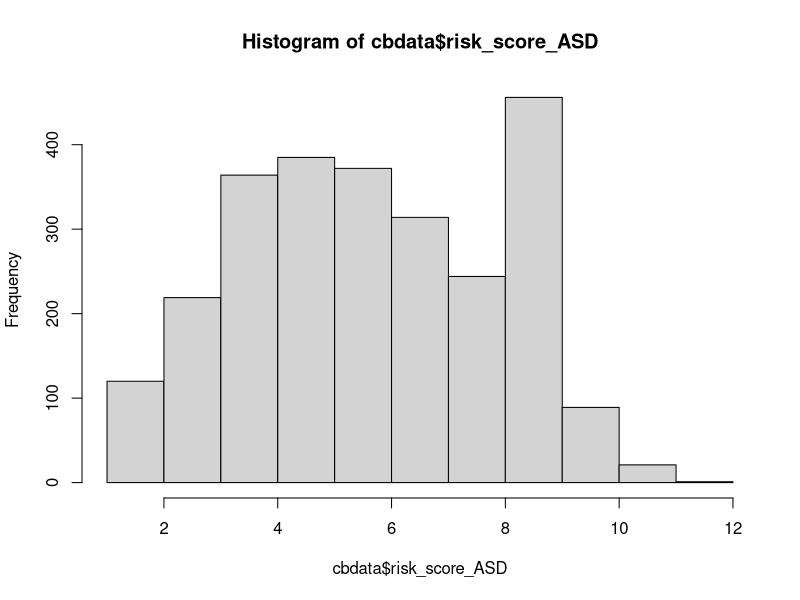
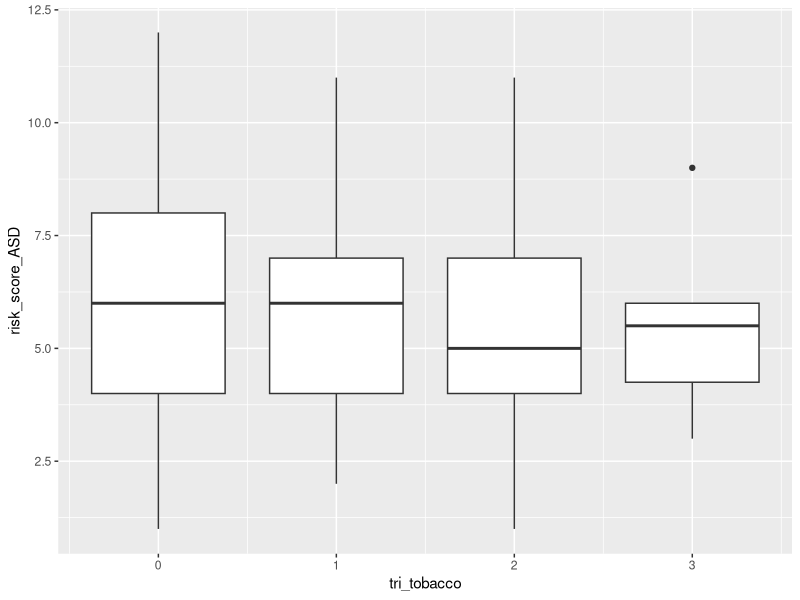
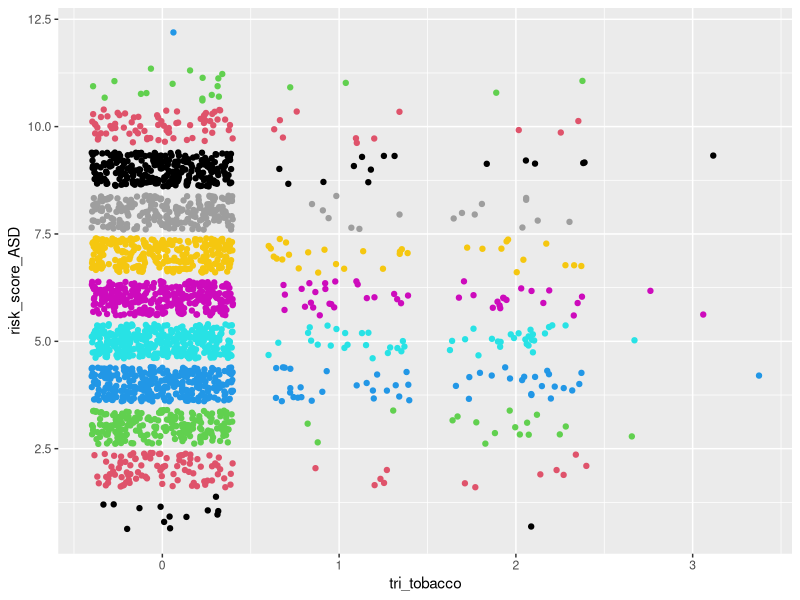
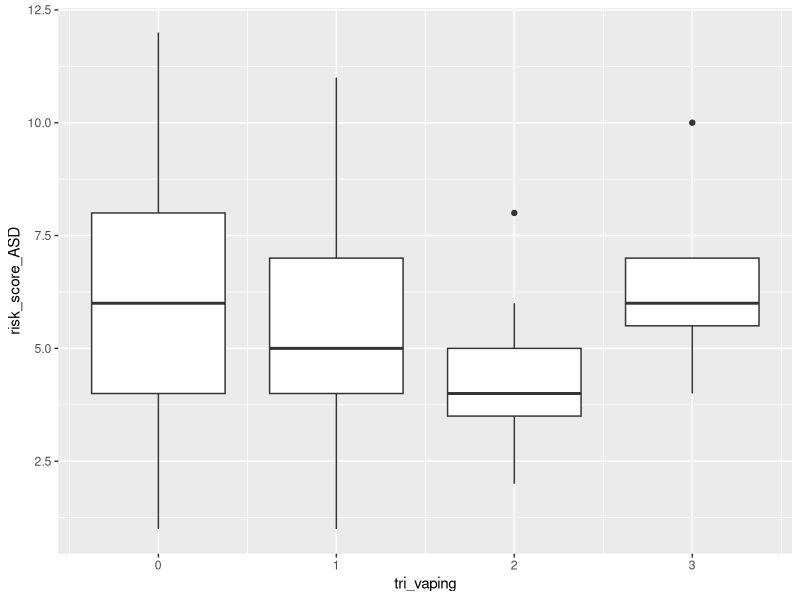
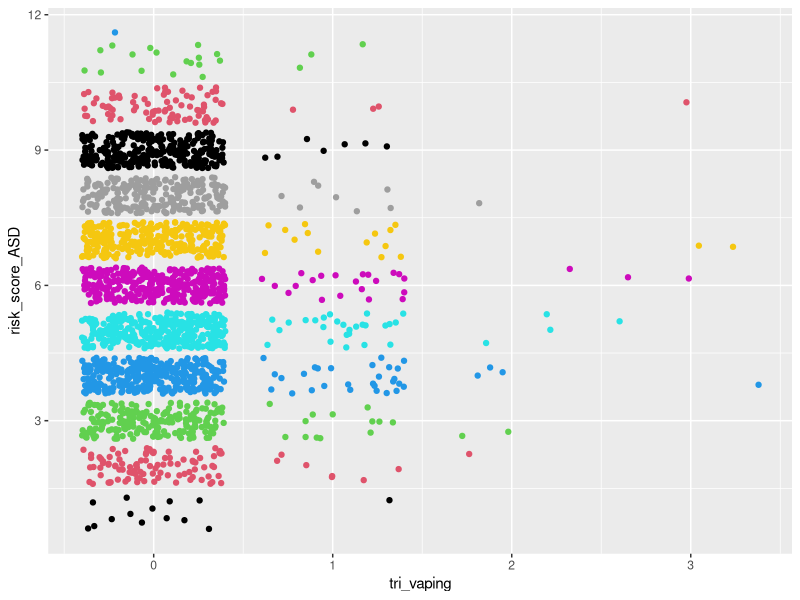
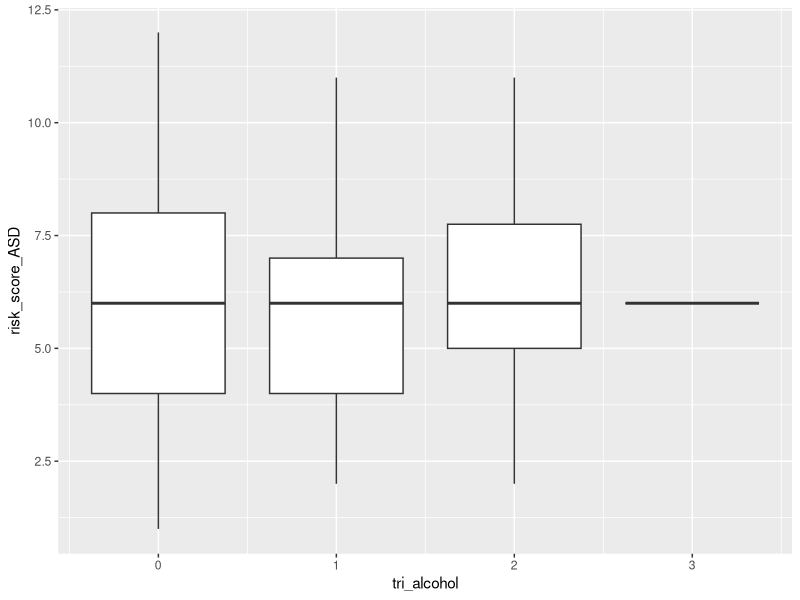
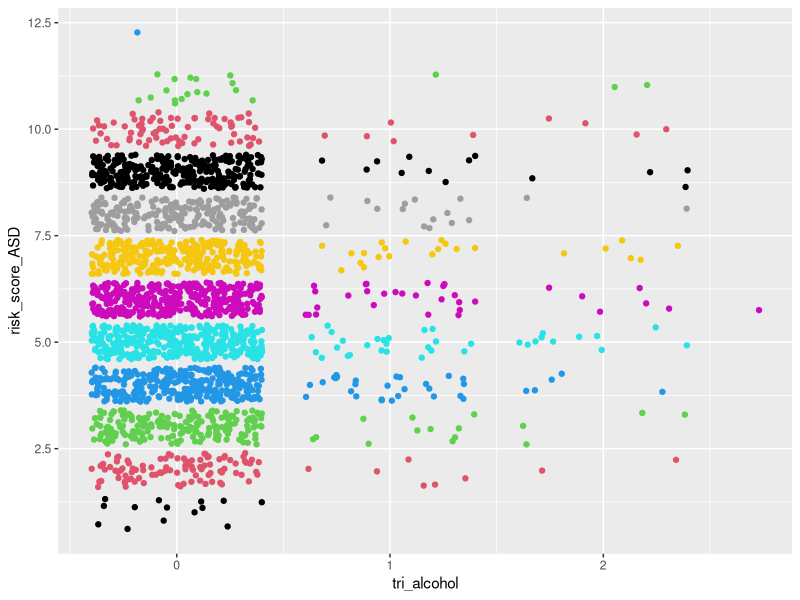
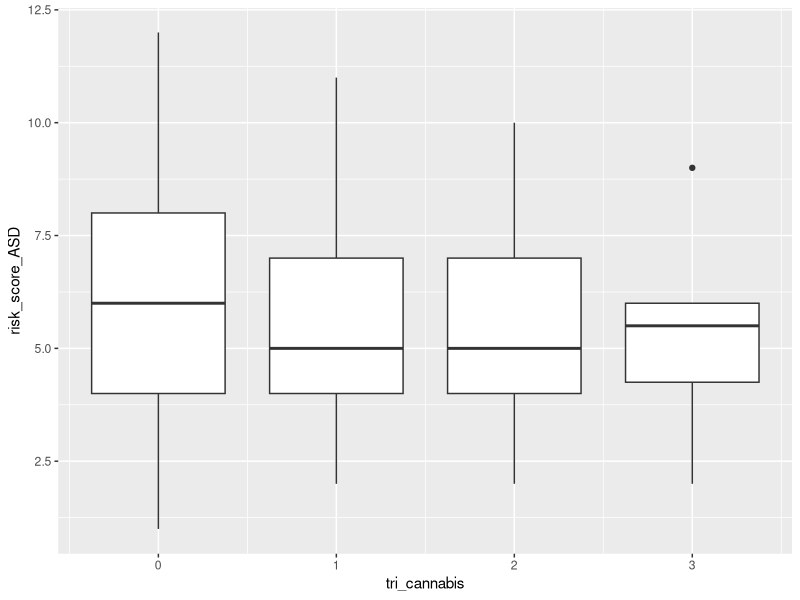

Recreate these plots in R, in order.
## ---- chunk 1
#load packages
library(readr)
library(dplyr)
library(stringr)
## ---- chunk 2
#load data
cbdata <- read_csv("ChatterBabyData.csv")
## ---- chunk 3
mean(cbdata$risk_score_ASD)
var(cbdata$risk_score_ASD)
hist(cbdata$risk_score_ASD)
## ---- chunk 4
which(colnames(cbdata) == "mat_dep"):which(colnames(cbdata) == "momfever")
cbdata[,c(126:133)][is.na(cbdata[,c(126:133)])] <- 0

cbdata$art[is.na(cbdata$art)] <- 0 
cbdata$asd_genetic[is.na(cbdata$asd_genetic)] <- 0 

#fix some NA's in totalpregnancies by setting to number of live births
cbdata$totalpregnancies[which(is.na(cbdata$totalpregnancies) == TRUE & is.na(cbdata$momlivebirths) == FALSE)] <- 
cbdata$momlivebirths[which(is.na(cbdata$totalpregnancies) == TRUE & is.na(cbdata$momlivebirths) == FALSE)]

#fix some NA's in totalpregnancies by setting to 1 if no siblings and not adopted
cbdata$totalpregnancies[which(is.na(cbdata$totalpregnancies) == TRUE & cbdata$birthordertotal == 0 & cbdata$adoption == 0)] <- 1

# set live births to number of total pregnancies 
# if number of total pregnancies = number of total siblings + 1(baby)
# so as to not include miscarriages
cbdata$momlivebirths[which((is.na(cbdata$momlivebirths) == TRUE) &
                           (cbdata$totalpregnancies == (cbdata$birthordertotal + 1)))] <-
  cbdata$totalpregnancies[which((is.na(cbdata$momlivebirths) == TRUE) & 
                                (cbdata$totalpregnancies == (cbdata$birthordertotal + 1)))]

# set live births to number of total pregnancies 
# if number of total pregnancies = number of full siblings + 1(baby) 
# so as to not include miscarriages (where birthordertotal = 0 because of NA in olderhalfsiblings)
cbdata$momlivebirths[which((is.na(cbdata$momlivebirths) == TRUE) &
                           (cbdata$totalpregnancies == (cbdata$numberfullsiblings + 1)))] <-
  cbdata$totalpregnancies[which((is.na(cbdata$momlivebirths) == TRUE) & 
                                (cbdata$totalpregnancies == (cbdata$numberfullsiblings + 1)))]

# set live births to number of full siblings + 1
# if number of total pregnancies > number of full siblings and 
# number of older half siblings = 0 so as to not include children only from father and miscarriages
cbdata$momlivebirths[which((is.na(cbdata$momlivebirths) == TRUE) & 
                           (cbdata$totalpregnancies > cbdata$numberfullsiblings) &
                           cbdata$olderhalfsiblings == 0 )] <-
  cbdata$numberfullsiblings[which((is.na(cbdata$momlivebirths) == TRUE) & 
                                  (cbdata$totalpregnancies > cbdata$numberfullsiblings) &
                                  cbdata$olderhalfsiblings == 0 )] + 1
## ---- chunk 5
# classify as post partum psychosis
cbdata <- cbdata %>% mutate(maternalpregnancyproblems___20 = replace(maternalpregnancyproblems___20, maternalpregnancyproblems_other == "post partum anxiety" | maternalpregnancyproblems_other == "Post partum anxiety" | maternalpregnancyproblems_other == "Post-partum anxiety" | maternalpregnancyproblems_other == "Postpartum hemorrhaging" | maternalpregnancyproblems_other == "Perinatal anxiety",1))
cbdata <- cbdata %>% mutate(maternalpregnancyproblems_other = replace(maternalpregnancyproblems_other, maternalpregnancyproblems_other == "post partum anxiety" | maternalpregnancyproblems_other == "Post partum anxiety" | maternalpregnancyproblems_other == "Post-partum anxiety" | maternalpregnancyproblems_other == "Postpartum hemorrhaging" | maternalpregnancyproblems_other == "Perinatal anxiety", NA ))

# classify as Chorioamnionitis 
cbdata <- cbdata %>% mutate(maternalpregnancyproblems___21 = replace(maternalpregnancyproblems___21, maternalpregnancyproblems_other == "Chorioamnionitis", 1))
cbdata <- cbdata %>% mutate(maternalpregnancyproblems_other = replace(maternalpregnancyproblems_other, maternalpregnancyproblems_other == "Chorioamnionitis", NA))

# classify as bleeding
cbdata <- cbdata %>% mutate(maternalpregnancyproblems___14 = replace(maternalpregnancyproblems___14, maternalpregnancyproblems_other == "Unusual pain in the abdomen, stress, miscarriage probability, bleeding.", 1))
cbdata <- cbdata %>% mutate(maternalpregnancyproblems_other = replace(maternalpregnancyproblems_other, maternalpregnancyproblems_other == "Unusual pain in the abdomen, stress, miscarriage probability, bleeding.", NA))

# classify as preterm labor
cbdata <- cbdata %>% mutate(maternalpregnancyproblems___11 = replace(maternalpregnancyproblems___11, maternalpregnancyproblems_other == "Early contractions with diction starting at 30 weeks. I received steroid shot to develop baby's lungs faster.", 1))
cbdata <- cbdata %>% mutate(maternalpregnancyproblems_other = replace(maternalpregnancyproblems_other, maternalpregnancyproblems_other == "Early contractions with diction starting at 30 weeks. I received steroid shot to develop baby's lungs faster.", NA))

# classify as History of recurrent miscarriage/ recurrent pregnancy loss 
cbdata <- cbdata %>% mutate(maternalpregnancyproblems___10 = replace(maternalpregnancyproblems___10, maternalpregnancyproblems_other == "Prior full term stillbirth; had double nuchal cord resulting in emergent csection at 36 weeks", 1))
cbdata <- cbdata %>% mutate(maternalpregnancyproblems_other = replace(maternalpregnancyproblems_other, maternalpregnancyproblems_other == "Prior full term stillbirth; had double nuchal cord resulting in emergent csection at 36 weeks", NA))

# classify as hypertension
cbdata <- cbdata %>% mutate(maternalpregnancyproblems___9 = replace(maternalpregnancyproblems___9, maternalpregnancyproblems_other == "Protein in urine day of induction and hypertension only at 38 weeks" | maternalpregnancyproblems_other == "Mild hypertension at 37 weeks", 1))
cbdata <- cbdata %>% mutate(maternalpregnancyproblems_other = replace(maternalpregnancyproblems_other, maternalpregnancyproblems_other == "Protein in urine day of induction and hypertension only at 38 weeks"| maternalpregnancyproblems_other == "Mild hypertension at 37 weeks", 1))

# classify as 13, Placental abruption
cbdata <- cbdata %>% mutate(maternalpregnancyproblems___13 = replace(maternalpregnancyproblems___13, maternalpregnancyproblems_other == "Calcified placenta" | maternalpregnancyproblems_other == "Placenta calcification" | maternalpregnancyproblems_other == "Placenta hematoma" | maternalpregnancyproblems_other == "placental aging" | maternalpregnancyproblems_other == "Underperfusion placenta" , 1))
cbdata <- cbdata %>% mutate(maternalpregnancyproblems_other = replace(maternalpregnancyproblems_other, maternalpregnancyproblems_other == "Calcified placenta" | maternalpregnancyproblems_other == "Placenta calcification" | maternalpregnancyproblems_other == "Placenta hematoma" | maternalpregnancyproblems_other == "placental aging"| maternalpregnancyproblems_other == "Underperfusion placenta", NA))

# Get rid of the column 
cbdata$maternalpregnancyproblems_other <- NULL
## ---- chunk 6
# Convert all Mom Trauma NA's to 0: 
cbdata$mom_trauma[is.na(cbdata$mom_trauma)] <- 0 
## ---- chunk 7
# Getting rid of column
cbdata$mat_mental_health_other = NULL
# Cleaning that can be put into other columns
cbdata[c(216, 520, 598, 1089),115] = 1
cbdata[240,83] = 1
cbdata[499,85] = 1
cbdata[c(1683, 2245), 111] = 1

# Multiple entries for one person
cbdata[912, c(227, 232)] = 1
cbdata[915, c(228, 231, 232)] = 1
cbdata[1667, c(112, 231)] = 1
cbdata[2579, c(112, 113, 230, 231)] = 1
cbdata[c(76, 2501), c(111, 112)] = 1
## ---- chunk 8
cbdata <- cbdata %>% mutate(mathealth_count = matmentalhealth___1 + matmentalhealth___2 + matmentalhealth___3 + matmentalhealth___4 + matmentalhealth___5 + matmentalhealth___6 + matmentalhealth___7)
## ---- chunk 9
# Cutting off Baby Age at 5 years old
cbdata$babyage = ifelse(cbdata$babyage <= 1825, cbdata$babyage, NA)
## ---- chunk 10
predata <- cbdata %>% select(babyage, momsdeliveryage, momsedu, sex, art, artmethod___1,
                          artmethod___7, artmethod___6, artmethod___2, artmethod___3,
                          artmethod___4, artmethod___5, mom_trauma,
                          maternalpregnancyproblems___1, maternalpregnancyproblems___2,
                          maternalpregnancyproblems___3, maternalpregnancyproblems___15,
                          maternalpregnancyproblems___21, maternalpregnancyproblems___16,
                          maternalpregnancyproblems___4, maternalpregnancyproblems___5,
                          maternalpregnancyproblems___6, maternalpregnancyproblems___7,
                          maternalpregnancyproblems___8, maternalpregnancyproblems___9,
                          maternalpregnancyproblems___10, maternalpregnancyproblems___11,
                          maternalpregnancyproblems___12, maternalpregnancyproblems___13,
                          maternalpregnancyproblems___14, maternalpregnancyproblems___17,
                          maternalpregnancyproblems___19, maternalpregnancyproblems___20,
                          maternalpregnancyproblems___18,
                          matmentalhealth___1, matmentalhealth___2, matmentalhealth___3,
                          matmentalhealth___4, matmentalhealth___5, matmentalhealth___6,
                          matmentalhealth___7, mat_dep, mat_anx,
                          mat_ocd, mat_bp, mat_adhd, mat_pssd, mathealth_count, momfever, whenfever___1,
                          whenfever___2, whenfever___3, tobacco_pregnancy_when___1,
                          tobacco_pregnancy_when___2, tobacco_pregnancy_when___3,
                          vaping_pregnancy___1, vaping_pregnancy___2, vaping_pregnancy___3,
                          alcohol_pregnancy_when___1, alcohol_pregnancy_when___2,
                          alcohol_pregnancy_when___3, cannabis_pregnancy_when___1,
                          cannabis_pregnancy_when___2, cannabis_pregnancy_when___3,
                          stimulants_pregnancy_when___1, stimulants_pregnancy_when___2,
                          stimulants_pregnancy_when___3, opioids_pregnancy_when___1,
                          opioids_pregnancy_when___2, opioids_pregnancy_when___3,
                          psychoactive_pregnancy___1, psychoactive_pregnancy___2,
                          psychoactive_pregnancy___3, delivery, momlivebirths,
                          totalpregnancies, maternalproblems1, asd1, deaf1, ddfamily1,
                          szbpfamily1, risk_score_ASD) 
## ---- chunk 11
# filter out age and live births outliers
predata <- predata %>% filter(momlivebirths != 10 & momsdeliveryage != 12 | momlivebirths != 10 & momsdeliveryage != 18)
summary(predata)
## ---- chunk 12
# resulting columns are total number of trimesters drug was used
predata$tri_tobacco = rowSums(predata[,52:54])
predata$tri_vaping = rowSums(predata[,55:57])
predata$tri_alcohol = rowSums(predata[,58:60])
predata$tri_cannabis = rowSums(predata[,61:63])
predata$tri_stimulants = rowSums(predata[,64:66])
predata$tri_opioids = rowSums(predata[,67:69])
predata$tri_psychoactives = rowSums(predata[,70:72])

# getting rid of "when drug" columns
predata[,52:72] = NULL
## ---- chunk 13
predata$mat_adhd <- ifelse(predata$mat_adhd==3, 0, predata$mat_adhd)
predata$mat_dep <- ifelse(predata$mat_dep==3, 0, predata$mat_dep)
predata$mat_anx <- ifelse(predata$mat_anx==3, 0, predata$mat_anx)
predata$mat_ocd <- ifelse(predata$mat_ocd==3, 0, predata$mat_ocd)
predata$mat_bp <- ifelse(predata$mat_bp==3, 0, predata$mat_bp)
predata$mat_pssd <- ifelse(predata$mat_pssd==3, 0, predata$mat_pssd)
## ---- chunk 14
# Convert mat_variable rows to show that mental health problem occurs before or during pregnancy

predata$mat_adhd <- ifelse(predata$mat_adhd==2, 1, predata$mat_adhd)
predata$mat_dep <- ifelse(predata$mat_dep==2, 1, predata$mat_dep)
predata$mat_anx <- ifelse(predata$mat_anx==2, 1, predata$mat_anx)
predata$mat_ocd <- ifelse(predata$mat_ocd==2, 1, predata$mat_ocd)
predata$mat_bp <- ifelse(predata$mat_bp==2, 1, predata$mat_bp)
predata$mat_pssd <- ifelse(predata$mat_pssd==2, 1, predata$mat_pssd)
## ---- chunk 15
library(ggplot2)

ggplot(predata, aes(x = tri_tobacco, y = risk_score_ASD, group = tri_tobacco)) + geom_boxplot()
ggplot(predata, aes(x = tri_tobacco, y = risk_score_ASD)) + geom_jitter(color = predata$risk_score_ASD)

ggplot(predata, aes(x = tri_vaping, y = risk_score_ASD, group = tri_vaping)) + geom_boxplot()
ggplot(predata, aes(x = tri_vaping, y = risk_score_ASD)) + geom_jitter(color = predata$risk_score_ASD)

ggplot(predata, aes(x = tri_alcohol, y = risk_score_ASD, group = tri_alcohol)) + geom_boxplot()
ggplot(predata, aes(x = tri_alcohol, y = risk_score_ASD)) + geom_jitter(color = predata$risk_score_ASD)

ggplot(predata, aes(x = tri_cannabis, y = risk_score_ASD, group = tri_cannabis)) + geom_boxplot()
ggplot(predata, aes(x = tri_cannabis, y = risk_score_ASD)) + geom_jitter(color = predata$risk_score_ASD)

ggplot(predata, aes(x = tri_stimulants, y = risk_score_ASD, group = tri_stimulants)) + geom_boxplot()
ggplot(predata, aes(x = tri_stimulants, y = risk_score_ASD)) + geom_jitter(color = predata$risk_score_ASD)

ggplot(predata, aes(x = tri_opioids, y = risk_score_ASD, group = tri_opioids)) + geom_boxplot()
ggplot(predata, aes(x = tri_opioids, y = risk_score_ASD)) + geom_jitter(color = predata$risk_score_ASD)

ggplot(predata, aes(x = tri_psychoactives, y = risk_score_ASD, group = tri_psychoactives)) + geom_boxplot()
ggplot(predata, aes(x = tri_psychoactives, y = risk_score_ASD)) + geom_jitter(color = predata$risk_score_ASD)
## ---- chunk 16
library(corrplot)

var1 <- c("matmentalhealth___1", "matmentalhealth___2", "matmentalhealth___3", "matmentalhealth___4", "matmentalhealth___5", "matmentalhealth___6")
predata1 <- predata[ ,var1]
corrmat <- round(cor(predata1), 4)
corrplot(corrmat)
## ---- chunk 17

maledata <- predata %>% filter(sex == 1)
m10 <- glm(risk_score_ASD ~ maternalproblems1 + maternalpregnancyproblems___15 + maternalpregnancyproblems___19 +  matmentalhealth___2 + asd1 + mat_pssd, data = maledata, family = "poisson")
summary(m10) # matmentalhealth___2 , maternalpregnancyproblems___19 

femaledata <- predata %>% filter(sex == 0)
m11 <- glm(risk_score_ASD ~ maternalproblems1 + maternalpregnancyproblems___15 + maternalpregnancyproblems___19 +  matmentalhealth___2 + asd1 + mat_pssd, data = femaledata, family = "poisson")
summary(m11) # maternalproblems1, matmentalhealth___2

## ---- chunk 18
drops <- c("maternalpregnancyproblems___19", "maternalpregnancyproblems___20", "matmentalhealth___1", "matmentalhealth___2", "matmentalhealth___3","matmentalhealth___4", "matmentalhealth___5", "matmentalhealth___6", "matmentalhealth___7", "mat_dep", "mat_anx", "mat_ocd", "mat_bp","mat_adhd","mat_pssd","maternalproblems1")
predata1 <- na.omit(predata[ , !(names(predata) %in% drops)])

set.seed(12345)
train <- sample(1:nrow(predata1), nrow(predata1)*.7)
train.pre <- predata1[train,]
test.pre <- predata1[-train,]

library(randomForest)
rf.pre <- randomForest(as.factor(risk_score_ASD)~.,data=train.pre,mtry=10,importance=TRUE,ntrees=1000)
importance(rf.pre)
varImpPlot(rf.pre)

pred <- predict(rf.pre,test.pre,type="class")
table(pred,test.pre$risk_score_ASD)
mean(pred!=test.pre$risk_score_ASD) # test error rate
